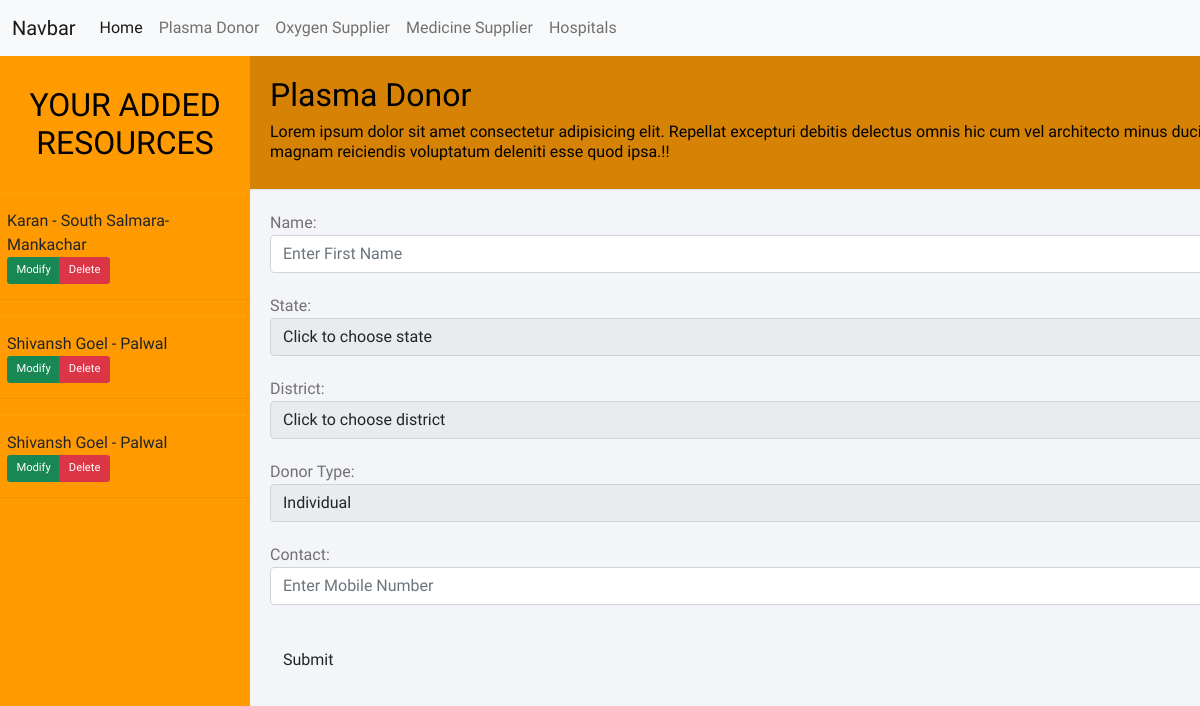
The app's page /user/plasma (signed in) with its own data.
### CoviHelp/models.py (models this page shows, shortened)
class Plasma(models.Model):
    user = models.ForeignKey(User, on_delete=models.CASCADE)
    name = models.CharField(max_length=20)
    state = models.CharField(max_length=10)
    city = models.CharField(max_length=20)
    donortype = models.CharField(max_length=10)
    contact = models.CharField(max_length=10)
    verified = models.BooleanField(default=False)

### CoviHelp/login.py (the view)
# urls.py: path('plasma', views.plasma, name='plasma'),
@login_required
def plasma(request):
    global states
    plasma = Plasma.objects.filter(user=request.user)
    if request.method == 'POST':
        try:
            p = Plasma()
            p.user = request.user
            p.name = request.POST['name']
            p.state = request.POST['state']
            p.city = request.POST['city']
            p.donortype = request.POST['donortype']
            p.contact = request.POST['contact']
            p.save()
            messages.success(request, 'Thankyou for sharing the information.')
        except:
            messages.error(request, 'Error!!')
        return render(request, "user/plasma.html", {
            'states': states,
            "plasma" : plasma
        })
    else:
        return render(request, "user/plasma.html", {
            'states': states,
            "plasma" : plasma
        })

### templates/user/plasma.html (shortened to what this page needs)
{% extends 'userlayout.html' %}
{% block body %}
<div class="wrapper">
    <div class="sidebar">
        <h2 id="headingSidebar">Your Added Resources</h2>
        {% for p in plasma %}
        <ul>
            <li class="sidecard">
                {{ p.name }} - {{ p.city }}
                <br>
                <div class="btn-group custombtngrp">
                    <button class="btn btn-success btn-action btn-Modify"
                        data-url="/user/plasma/modify/?id={{ p.id }}">Modify</button>
                    <button class="btn btn-danger btn-action btn-Delete"
                        data-url="/user/plasma/delete/?id={{ p.id }}">Delete</button>
                </div>
            </li>
        </ul>
        {% endfor %}
    </div>
    <div class="main_content">
        <div class="header">
            <div class="contact-info">
                <h2>Plasma Donor</h2>
                <h6>Lorem ipsum dolor sit amet consectetur adipisicing elit. Repellat excepturi debitis delectus omnis
                    hic cum vel architecto minus ducimus soluta a pariatur dolores, magnam reiciendis voluptatum
                    deleniti esse quod ipsa.!!</h6>
            </div>
        </div>
        <div class="info">
            <form class="contact-form" method="POST" action="/user/plasma">
                <div class="form-group">
                    <label class="control-label col-sm-2" for="fname">Name:</label>
                    <div class="col-sm-10">
                        <input type="text" class="form-control" id="fname" placeholder="Enter First Name" name="name">
                    </div>
                </div>
                <div class="form-group">
                    <label class="control-label col-sm-2" for="state">State:</label>
                    <div class="col-sm-10">
                        <select class="form-control dropdown" name='state' id='state'>
                            <option value="None" selected>Click to choose state</option>
                        </select>
                    </div>
                </div>
                <div class="form-group">
                    <label class="control-label col-sm-2" for="city">District:</label>
                    <div class="col-sm-10">
                        <select class="form-control dropdown" name='city' id='city'>
                            <option value="None" selected>Click to choose district</option>
                        </select>
                    </div>
                </div>
                <div class="form-group">
                    <label class="control-label col-sm-2" for="state">Donor Type:</label>
                    <div class="col-sm-10">
                        <select class="form-control dropdown" name='donortype'>
                            <option value="individual">Individual</option>
                        </select>
                    </div>
                </div>
                <div class="form-group">
                    <label class="control-label col-sm-2" for="contact">Contact:</label>
                    <div class="col-sm-10">
                        <input type="contact" class="form-control" placeholder="Enter Mobile Number" name="contact">
                    </div>
                </div>
                <div class="form-group">
                    <div class="col-sm-offset-2 col-sm-10 py-3">
                        <button type="submit" class="btn btn-default">Submit</button>
                    </div>
                </div>
            </form>
        </div>
    </div>
</div>
{% endblock body %}

### templates/userlayout.html (style rules this page uses)
* { margin: 0; padding: 0; box-sizing: border-box; list-style: none; text-decoration: none; font-family: 'Josefin Sans', sans-serif }
body { background-color: #f3f5f9 }
@media (min-width: 600px) { .wrapper { display: flex; position: relative } }
@media (min-width: 600px) { .wrapper .sidebar { width: 250px; height: 100%; background: #FF9B00; padding: 30px 0px; position: fixed; overflow: auto; } }
@media (min-width: 600px) { .wrapper .sidebar h2 { color: #000; text-transform: uppercase; text-align: center; margin-bottom: 30px } }
@media (min-width: 600px) { .wrapper .sidebar ul li { padding: 15px; border-bottom: 1px solid #000; border-bottom: 1px solid rgba(0, 0, 0, 0.05); border-top: 1px solid rgba(255, 255, 255, 0.05) } }
@media (min-width: 600px) { .wrapper .main_content { width: 100%; margin-left: 250px; position: fixed; } }
@media (min-width: 600px) { .wrapper .main_content .header { padding: 20px; background: #d68305; color: #000; border-bottom: 1px solid #e0e4e8 } }
@media (min-width: 600px) { .wrapper .main_content .info { margin: 20px; color: #717171; line-height: 25px } }
@media (min-width: 600px) { .wrapper .main_content .info div { margin-bottom: 20px } }
@media (min-width: 600px) { .custombtngrp { zoom: 0.7; } }
@media (min-width: 600px) { .sidecard { margin-left: -5vh; } }

### records on screen
Plasma: name "Karan", city "South Salmara-Mankachar"
Plasma: name "Shivansh Goel", city "Palwal"
Plasma: name "Shivansh Goel", city "Palwal"
